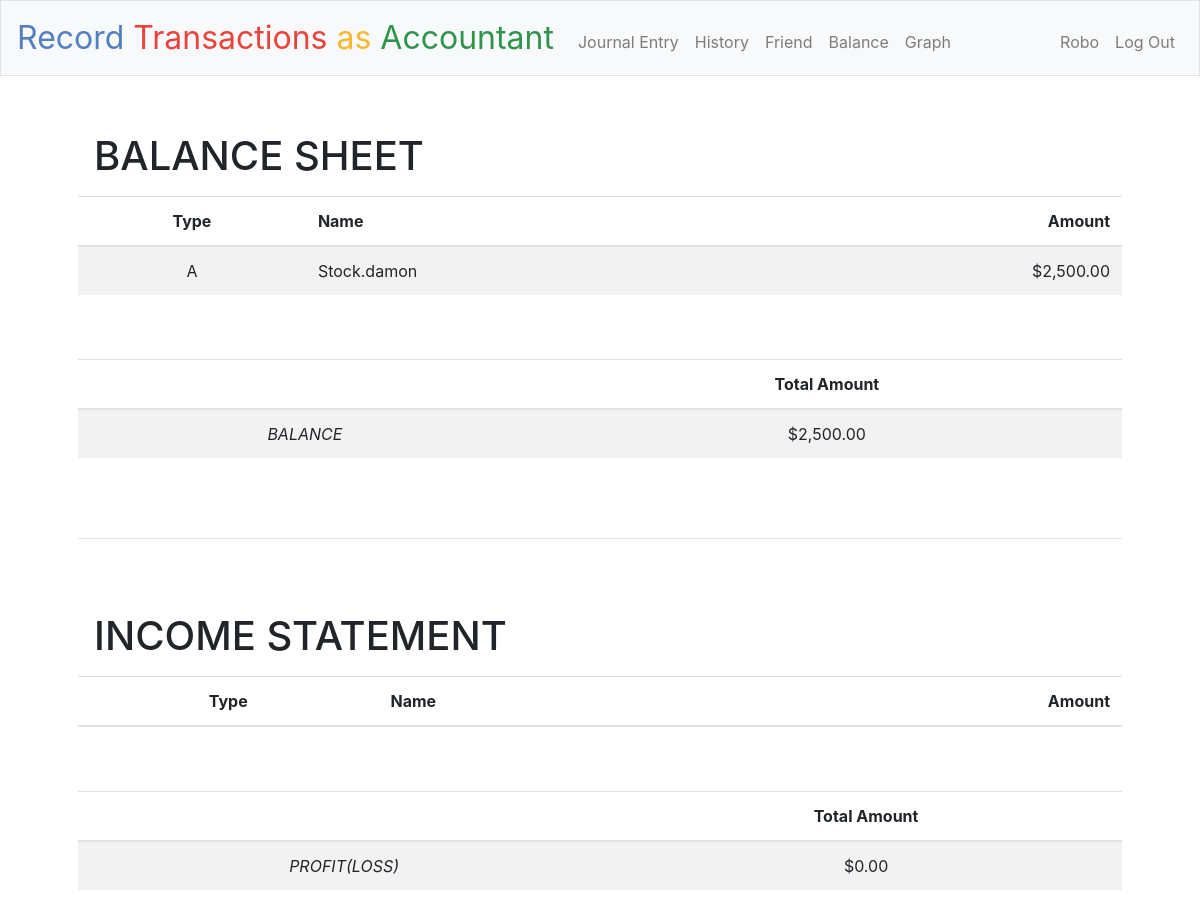
The page / (signed in) on the database its author committed.
### tables this page shows
CREATE TABLE account (
    id integer primary KEY,
    user_id integer not null,
    type text not null,
    name text not null,
    share text,
    sharestatus text,
    note text,
    initial numeric default 0,
    amount numeric default 0,
    FOREIGN KEY(user_id) REFERENCES users(id)
);

### application.py (the view)
@app.route("/")
@login_required
def index():
    A_balances, L_balances, R_balances, E_balances, balance, profit = allaccount_gt0()
    return render_template("index.html", A_balances=A_balances, L_balances=L_balances, R_balances=R_balances, E_balances=E_balances, balance=balance, profit=profit)

### application.py (called while the page is built)
@app.after_request
def after_request(response):
    response.headers["Cache-Control"] = "no-cache, no-store, must-revalidate"
    response.headers["Expires"] = 0
    response.headers["Pragma"] = "no-cache"
    return response

def allaccount_gt0():
    rows = db.execute("""
        SELECT id, type, name, amount, note, share, sharestatus
        FROM account
        WHERE user_id = :user_id
        GROUP by name
        HAVING amount > 0;
    """, user_id=session["user_id"])
    A_balances, L_balances, R_balances, E_balances, balance, profit = accountformat(rows)
    return (A_balances, L_balances, R_balances, E_balances, balance, profit)

### helpers.py (called while the page is built, shortened)
def login_required(f):
    @wraps(f)
    def decorated_function(*args, **kwargs):
        if session.get("user_id") is None:
            return redirect("/login")
        return f(*args, **kwargs)
    return decorated_function

def usd(value):
    return f"${value:,.2f}"

### templates/index.html (shortened to what this page needs)
{% extends "layout.html" %}
{% block main %}
    <h1 class="navbar navbar-expand-md navbar-light">BALANCE SHEET</h1>
    <table class="table table-striped">
        <thead>
            <tr>
                <th>Type</th>
                <th id="name">Name</th>
                <th id="amount">Amount</th>
            </tr>
        </thead>
        <tbody>
            {% for A_balance in A_balances %}
            <tr>
                <td>{{A_balance["type"]}}</td>
                <td id="name">{{A_balance["name"]}}</td>
                <td id="amount">{{A_balance["amount"]}}</td>
            </tr>
            {% endfor %}
        </tbody>
    </table>
    <br></br>
    <table class="table table-striped">
        <thead>
            <tr>
                <th colspan="4"></th>
                <th>Total Amount</th>
            </tr>
        </thead>
        <tbody>
            <tr>
                <td colspan="4"><em>BALANCE</em></td>
                <td>{{balance}}</td>
            </tr>
        </tbody>
    </table>
    <br></br>
    <hr class="style-one-line" />
    <br></br>
    <h1 class="navbar navbar-expand-md navbar-light">INCOME STATEMENT</h1>
    <table class="table table-striped">
        <thead>
            <tr>
                <th>Type</th>
                <th id="name">Name</th>
                <th id="amount">Amount</th>
            </tr>
        </thead>
    </table>
    <br></br>
    <table class="table table-striped">
        <thead>
            <tr>
                <th colspan="4"></th>
                <th>Total Amount</th>
            </tr>
        </thead>
        <tbody>
            <tr>
                <td colspan="4"><em>PROFIT(LOSS)</em></td>
                <td>{{profit}}</td>
            </tr>
        </tbody>
    </table>
{% endblock %}

### static/styles.css (style rules this page uses)
main table { text-align: center; }
#name { text-align: left; }
#amount { text-align: right; }
hr.style-one-line { border: 0; height: 0; border-top: 1px solid rgba(0,0,0,0.1); border-bottom: 1px solid rgba(255,255,255,0.3); }

### rows shown on the page
account: type "A", name "Stock.damon", amount "$2,500.00"

### other values the page prints
{{ session.user_name }} "Robo"
{{ balance }} "$2,500.00"
{{ profit }} "$0.00"
